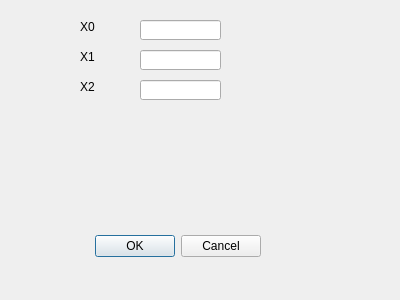
<?xml version="1.0" encoding="UTF-8"?>
<ui version="4.0">
 <class>verifie</class>
 <widget class="QDialog" name="verifie">
  <property name="geometry">
   <rect>
    <x>0</x>
    <y>0</y>
    <width>400</width>
    <height>300</height>
   </rect>
  </property>
  <property name="windowTitle">
   <string>Dialog</string>
  </property>
  <widget class="QDialogButtonBox" name="buttonBox">
   <property name="geometry">
    <rect>
     <x>-80</x>
     <y>230</y>
     <width>341</width>
     <height>32</height>
    </rect>
   </property>
   <property name="orientation">
    <enum>Qt::Horizontal</enum>
   </property>
   <property name="standardButtons">
    <set>QDialogButtonBox::Cancel|QDialogButtonBox::Ok</set>
   </property>
  </widget>
  <widget class="QLineEdit" name="lineEdit_2">
   <property name="geometry">
    <rect>
     <x>140</x>
     <y>50</y>
     <width>81</width>
     <height>20</height>
    </rect>
   </property>
  </widget>
  <widget class="QLineEdit" name="lineEdit_3">
   <property name="geometry">
    <rect>
     <x>140</x>
     <y>80</y>
     <width>81</width>
     <height>20</height>
    </rect>
   </property>
  </widget>
  <widget class="QLineEdit" name="lineEdit_1">
   <property name="geometry">
    <rect>
     <x>140</x>
     <y>20</y>
     <width>81</width>
     <height>20</height>
    </rect>
   </property>
  </widget>
  <widget class="QLabel" name="label">
   <property name="geometry">
    <rect>
     <x>80</x>
     <y>20</y>
     <width>47</width>
     <height>13</height>
    </rect>
   </property>
   <property name="text">
    <string>X0</string>
   </property>
  </widget>
  <widget class="QLabel" name="label_2">
   <property name="geometry">
    <rect>
     <x>80</x>
     <y>50</y>
     <width>47</width>
     <height>13</height>
    </rect>
   </property>
   <property name="text">
    <string>X1</string>
   </property>
  </widget>
  <widget class="QLabel" name="label_3">
   <property name="geometry">
    <rect>
     <x>80</x>
     <y>80</y>
     <width>47</width>
     <height>13</height>
    </rect>
   </property>
   <property name="text">
    <string>X2</string>
   </property>
  </widget>
 </widget>
 <resources/>
 <connections>
  <connection>
   <sender>buttonBox</sender>
   <signal>accepted()</signal>
   <receiver>verifie</receiver>
   <slot>accept()</slot>
   <hints>
    <hint type="sourcelabel">
     <x>248</x>
     <y>254</y>
    </hint>
    <hint type="destinationlabel">
     <x>157</x>
     <y>274</y>
    </hint>
   </hints>
  </connection>
  <connection>
   <sender>buttonBox</sender>
   <signal>rejected()</signal>
   <receiver>verifie</receiver>
   <slot>reject()</slot>
   <hints>
    <hint type="sourcelabel">
     <x>316</x>
     <y>260</y>
    </hint>
    <hint type="destinationlabel">
     <x>286</x>
     <y>274</y>
    </hint>
   </hints>
  </connection>
 </connections>
</ui>
